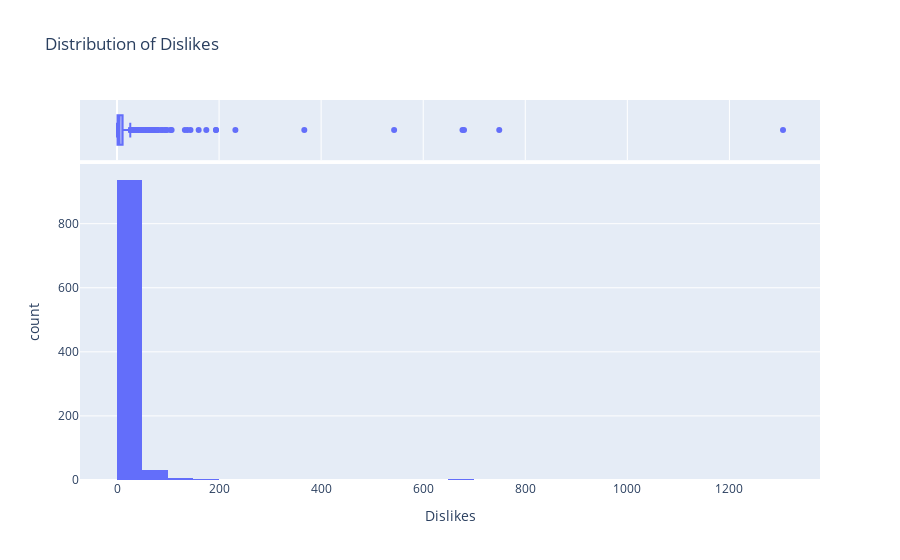

Write notebook code for a chart like this one.
### Markdown cell above
## 6. Distribution of Dislikes

### Code cell
px.histogram(df,
             x = 'Dislikes',
             nbins = 30,
             title = 'Distribution of Dislikes',
             marginal = 'box').show()

### Figure 1 — Plotly figure (JSON) as saved in the notebook; plotly's stock layout.template omitted (floating-point values rounded to 4 significant figures; data arrays with more than 128 entries replaced by an {"elided": "..."} marker saying what was removed)
{"data": [{"alignmentgroup": "True", "bingroup": "x", "hovertemplate": "Dislikes=%{x}<br>count=%{y}<extra></extra>", "legendgroup": "", "marker": {"color": "#636efa", "pattern": {"shape": ""}}, "name": "", "nbinsx": 30, "offsetgroup": "", "orientation": "v", "showlegend": false, "type": "histogram", "x": {"elided": "1000 int values"}, "xaxis": "x", "yaxis": "y"}, {"alignmentgroup": "True", "hovertemplate": "Dislikes=%{x}<extra></extra>", "legendgroup": "", "marker": {"color": "#636efa"}, "name": "", "notched": true, "offsetgroup": "", "showlegend": false, "type": "box", "x": {"elided": "1000 int values"}, "xaxis": "x2", "yaxis": "y2"}], "layout": {"barmode": "relative", "legend": {"tracegroupgap": 0}, "title": {"text": "Distribution of Dislikes"}, "xaxis": {"anchor": "y", "domain": [0, 1], "title": {"text": "Dislikes"}}, "xaxis2": {"anchor": "y2", "domain": [0, 1], "matches": "x", "showgrid": true, "showticklabels": false}, "yaxis": {"anchor": "x", "domain": [0, 0.8316], "title": {"text": "count"}}, "yaxis2": {"anchor": "x2", "domain": [0.8416, 1], "matches": "y2", "showgrid": false, "showline": false, "showticklabels": false, "ticks": ""}}}
